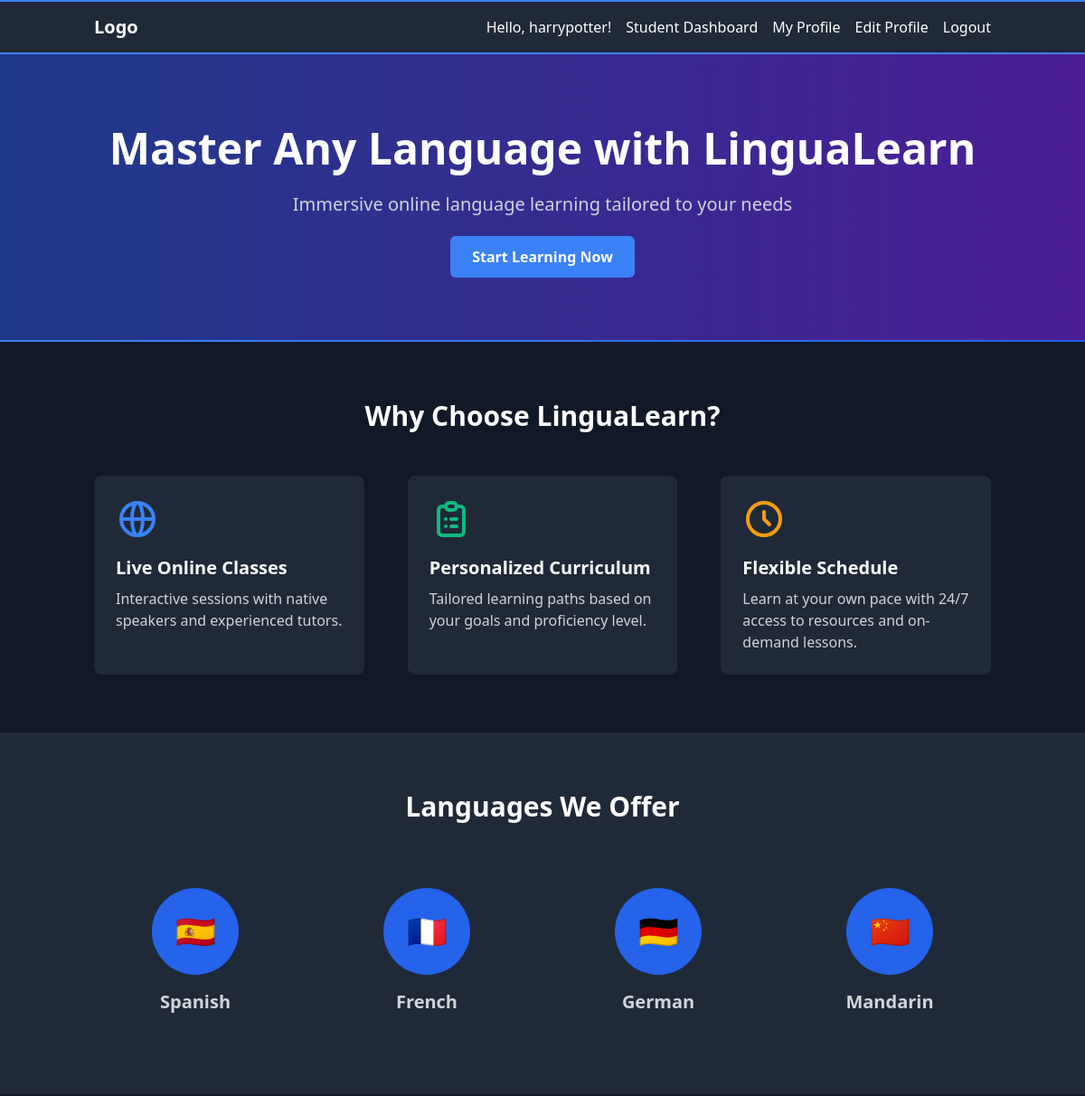
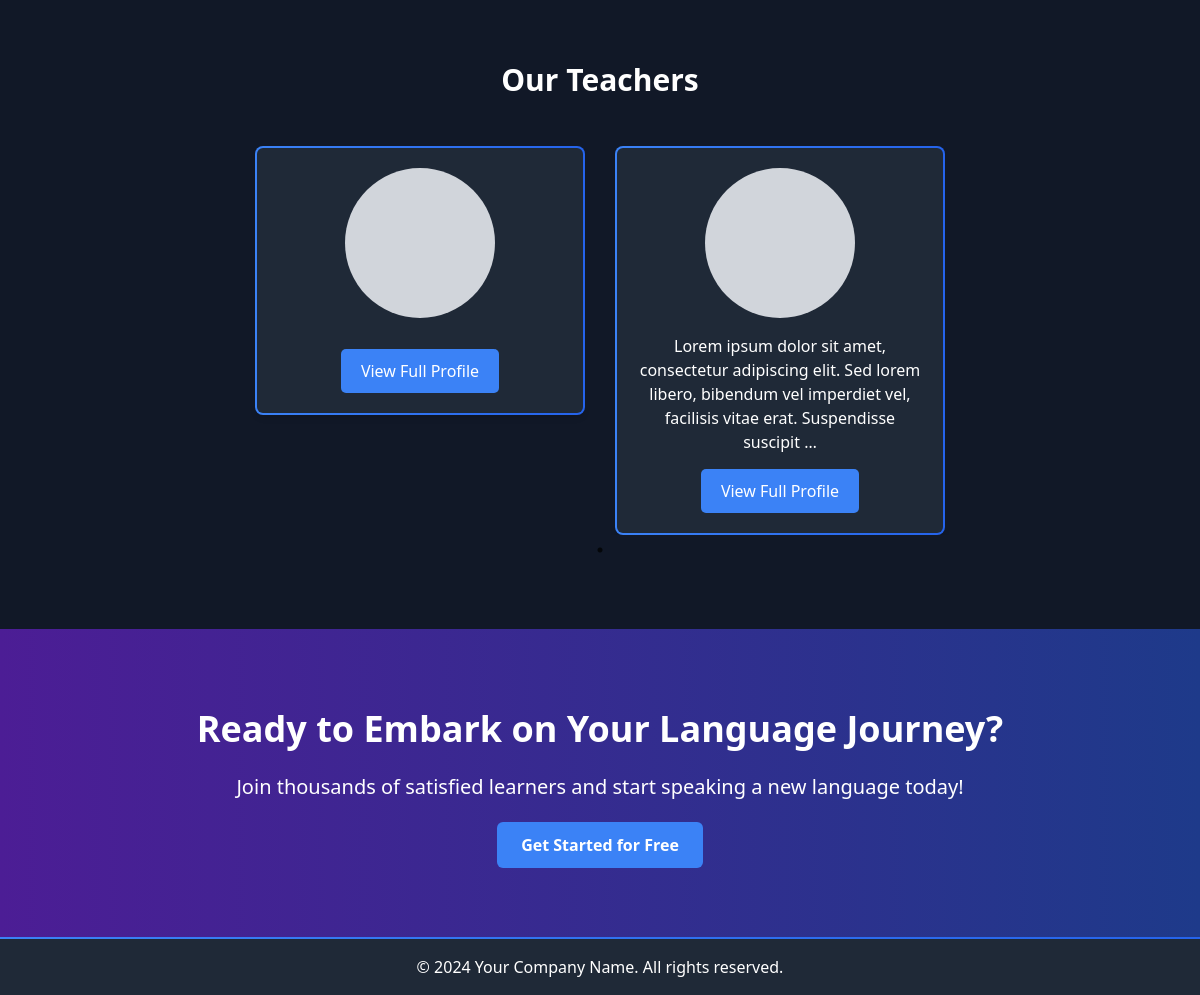
The app's page /hira/ (signed in) with its own data (2 pictures, top to bottom).
### hira/models.py (models this page shows, shortened)
class CustomUser(AbstractUser):
    USER_TYPES = [
        ('student', 'Student'),
        ('teacher', 'Teacher'),
    ]
    user_type = models.CharField(max_length=10, choices=USER_TYPES)
    @property
    def is_teacher(self):
        return self.user_type == 'teacher'
    @property
    def is_student(self):
        return self.user_type == 'student'

class Profile(models.Model):
    LANGUAGE_CHOICES = [
        ('EN', 'English'),
        ('ES', 'Spanish'),
        ('FR', 'French'),
        ('DE', 'German'),
        ('ZH', 'Chinese'),
    ]
    GRADE_CHOICES = [
        ('1', '1st Grade'),
        ('2', '2nd Grade'),
        ('12', '12th Grade'),
        ('UG', 'Undergraduate'),
        ('PG', 'Postgraduate'),
    ]
    user = models.OneToOneField(CustomUser, on_delete=models.CASCADE, related_name='profile')
    bio = models.TextField(blank=True)
    languages = models.CharField(max_length=100, choices=LANGUAGE_CHOICES, blank=True)
    certifications = models.TextField(blank=True, help_text="List your certifications, separated by commas")
    years_of_experience = models.PositiveIntegerField(default=0)
    specialization = models.CharField(max_length=100, blank=True)
    education = models.TextField(blank=True, help_text="Your educational background")
    teaching_style = models.TextField(blank=True, help_text="Describe your teaching approach")
    grade = models.CharField(max_length=2, choices=GRADE_CHOICES, blank=True)
    subjects_of_interest = models.TextField(blank=True, help_text="List subjects you're interested in, separated by commas")
    learning_goals = models.TextField(blank=True, help_text="Describe your learning goals")

### hira/views.py (the view)
# urls.py: path('', index, name='index'),
def index(request):
    teachers = CustomUser.objects.filter(user_type='teacher')
    context = {'teachers': teachers}
    return render(request, 'hira/index.html', context)

### hira/templates/hira/index.html (shortened to what this page needs)
{% extends "hira/layout.html" %}
{% block body %}
<main class="bg-gray-900 text-gray-300">
    <section class="hero pt-20 py-20 bg-gradient-to-r from-blue-900 to-purple-900">
        <div class="container mx-auto px-4 text-center">
            <h1 class="text-5xl font-bold mb-6 text-white">Master Any Language with LinguaLearn</h1>
            <p class="text-xl mb-8">Immersive online language learning tailored to your needs</p>
            <a href="#" class="cta-button">Start Learning Now</a>
        </div>
    </section>
    <div class="section-separator"></div>
    <section class="features py-16">
        <div class="container mx-auto px-4">
            <h2 class="text-3xl font-bold mb-12 text-center text-white">Why Choose LinguaLearn?</h2>
            <div class="grid grid-cols-1 md:grid-cols-3 gap-12">
                <div class="feature-card">
                    <h3 class="text-xl font-semibold mb-2 text-white">Live Online Classes</h3>
                    <p>Interactive sessions with native speakers and experienced tutors.</p>
                </div>
                <div class="feature-card">
                    <h3 class="text-xl font-semibold mb-2 text-white">Personalized Curriculum</h3>
                    <p>Tailored learning paths based on your goals and proficiency level.</p>
                </div>
                <div class="feature-card">
                    <svg class="w-12 h-12 text-yellow-500 mb-4" fill="none" stroke="currentColor" viewBox="0 0 24 24" xmlns="http://www.w3.org/2000/svg"><path stroke-linecap="round" stroke-linejoin="round" stroke-width="2" d="M12 8v4l3 3m6-3a9 9 0 11-18 0 9 9 0 0118 0z"></path></svg>
                    <h3 class="text-xl font-semibold mb-2 text-white">Flexible Schedule</h3>
                    <p>Learn at your own pace with 24/7 access to resources and on-demand lessons.</p>
                </div>
            </div>
        </div>
    </section>
    <section class="languages py-16 bg-gray-800">
        <div class="container mx-auto px-4">
            <h2 class="text-3xl font-bold mb-12 text-center text-white">Languages We Offer</h2>
            <div class="grid grid-cols-2 md:grid-cols-4 gap-8">
                <div class="text-center feature-card">
                    <div class="bg-blue-600 rounded-full w-24 h-24 flex items-center justify-center mx-auto mb-4">
                        <span class="text-4xl">🇪🇸</span>
                    </div>
                    <h3 class="text-xl font-semibold">Spanish</h3>
                </div>
                <div class="text-center feature-card">
                    <div class="bg-blue-600 rounded-full w-24 h-24 flex items-center justify-center mx-auto mb-4">
                        <span class="text-4xl">🇫🇷</span>
                    </div>
                    <h3 class="text-xl font-semibold">French</h3>
                </div>
                <div class="text-center feature-card">
                    <div class="bg-blue-600 rounded-full w-24 h-24 flex items-center justify-center mx-auto mb-4">
                        <span class="text-4xl">🇩🇪</span>
                    </div>
                    <h3 class="text-xl font-semibold">German</h3>
                </div>
                <div class="text-center feature-card">
                    <div class="bg-blue-600 rounded-full w-24 h-24 flex items-center justify-center mx-auto mb-4">
                        <span class="text-4xl">🇨🇳</span>
                    </div>
                    <h3 class="text-xl font-semibold">Mandarin</h3>
                </div>
            </div>
        </div>
    </section>
    <section class="teacher-profiles py-16">
        <h2 class="text-3xl font-bold mb-12 text-center text-white">Our Teachers</h2>
        <div class="teacher-carousel flex flex-wrap justify-center" >
            {% for teacher in teachers %}
                <div class="teacher-card bg-white shadow-md rounded-lg overflow-hidden flex-shrink">
                    <div class="teacher-card-inner p-4">
                        {% if teacher.profile.profile_picture %}
                            <img src="{{ teacher.profile.profile_picture.url }}" alt="{{ teacher.get_full_name }}" class="teacher-avatar w-32 h-32 rounded-full object-cover mx-auto">
                        {% else %}
                            <div class="teacher-avatar w-32 h-32 rounded-full bg-gray-300 mx-auto"></div>
                        {% endif %}
                        {% if teacher.profile.bio %}
                            <p class="bio text-center text-white mt-2">{{ teacher.profile.bio|truncatewords:20 }}</p>
                        {% endif %}
                        <a href="{% url 'profile' teacher %}" class="view-profile-btn block mt-4 text-center bg-indigo-500 text-white py-2 px-4 rounded hover:bg-indigo-700">View Full Profile</a>
                    </div>
                </div>
            {% endfor %}
        </div>
    </section>
    <section class="cta bg-gradient-to-r from-purple-900 to-blue-900 text-white py-20">
        <div class="container mx-auto px-4 text-center">
            <h2 class="text-4xl font-bold mb-6">Ready to Embark on Your Language Journey?</h2>
            <p class="text-xl mb-8">Join thousands of satisfied learners and start speaking a new language today!</p>
            <a href="#" class="cta-button">Get Started for Free</a>
        </div>
    </section>
</main>
{% endblock %}

### hira/templates/hira/layout.html (shortened to what this page needs)
{% load static %}
<!DOCTYPE html>
<html lang="en">
    <head>
        <link href="https://cdn.jsdelivr.net/npm/tailwindcss@2.2.19/dist/tailwind.min.css" rel="stylesheet">
        <link rel="stylesheet" type="text/css" href="https://cdn.jsdelivr.net/npm/slick-carousel@1.8.1/slick/slick.css"/>
        <link rel="stylesheet" type="text/css" href="https://cdn.jsdelivr.net/npm/slick-carousel@1.8.1/slick/slick-theme.css"/>
        <link href="{% static '/css/styles.css' %}" rel="stylesheet">
    </head>
    <body class="flex flex-col min-h-screen">
        <header class="sticky left-0 right-0 bg-gray-800 text-white z-50 navbar-glow">
            <nav class="container mx-auto px-4 py-4 flex items-center justify-between">
                <div class="flex items-center space-x-4">
                    <a href="{% url 'index' %}" class="text-xl font-bold">Logo</a>
                </div>
                <div class="hidden md:flex items-center space-x-4">
                    {% if user.is_authenticated %}
                        <span>Hello, {{ user.username }}!</span>
                        <a href="{% url 'home' %}" class="hover:text-gray-300">{% if user.is_teacher %}Teacher {% elif user.is_student %}Student {% endif %}Dashboard</a>
                        <a href="{% url 'profile' user.username %}" class="hover:text-gray-300">My Profile</a>
                        <a href="{% url 'edit_profile' %}" class="hover:text-gray-300">Edit Profile</a>
                        <form action="{% url 'logout' %}" method="post" class="inline">
                            <button type="submit" class="hover:text-gray-300">Logout</button>
                        </form>
                    {% else %}
                        <a href="{% url 'login' %}" class="hover:text-gray-300">Login</a>
                        <a href="{% url 'signup' %}" class="hover:text-gray-300">Sign Up</a>
                    {% endif %}
                </div>
            </nav>
        </header>
        <main class="flex-grow">
            {% block body %}
            {% endblock %}
        </main>
        <div class="section-separator"></div>
        <footer class="bg-gray-800 text-white py-4">
            <div class="container mx-auto px-4 text-center">
                <p>&copy; 2024 Your Company Name. All rights reserved.</p>
            </div>
        </footer>
    </body>
</html>

### hira/static/css/styles.css (style rules this page uses)
.feature-card { background-color: #1f2937; border-radius: 0.5rem; padding: 1.5rem; transition: all 0.3s ease-in-out; }
.section-separator { width: 100%; }
.navbar-glow::before, .navbar-glow::after { content: ""; position: absolute; left: 0; right: 0; height: 2px; background-color: #3b82f6; }
.navbar-glow::before { top: 0; }
.navbar-glow::after { bottom: 0; }
.navbar-glow::before, .navbar-glow::after { animation: navbar-glow 3s infinite; }
.cta-button { background-color: #3b82f6; color: #ffffff; padding: 0.75rem 1.5rem; border-radius: 0.375rem; font-weight: bold; transition: all 0.3s ease-in-out; animation: pulse-glow 2s infinite; }
.glowing-line, .section-separator { height: 2px; background: linear-gradient(90deg, #3b82f6, #2563eb, #3b82f6); background-size: 200% 100%; animation: glowing-line 3s infinite; }
.glowing-border, .teacher-card { background: linear-gradient(90deg, #3b82f6, #2563eb, #3b82f6); background-size: 200% 100%; animation: glowing-line 3s infinite; }
.teacher-carousel { width: 90%; margin: 0 auto; }
.teacher-card { margin: 0 15px; padding: 2px; border-radius: 8px; }
.teacher-card-inner { background-color: #1f2937; border-radius: 6px; padding: 20px; text-align: center; }
.teacher-avatar { width: 150px; height: 150px; border-radius: 50%; object-fit: cover; margin: 0 auto 15px; }
.view-profile-btn { display: inline-block; margin-top: 15px; padding: 10px 20px; background-color: #3b82f6; color: white; text-decoration: none; border-radius: 5px; }

### records on screen
CustomUser: username "harrypotter"
CustomUser: profile.bio "Lorem ipsum dolor sit amet, consectetur adipiscing elit. Sed lorem libero, bibendum vel imperdiet vel, facilisis vitae erat. Suspendisse suscipit …"
